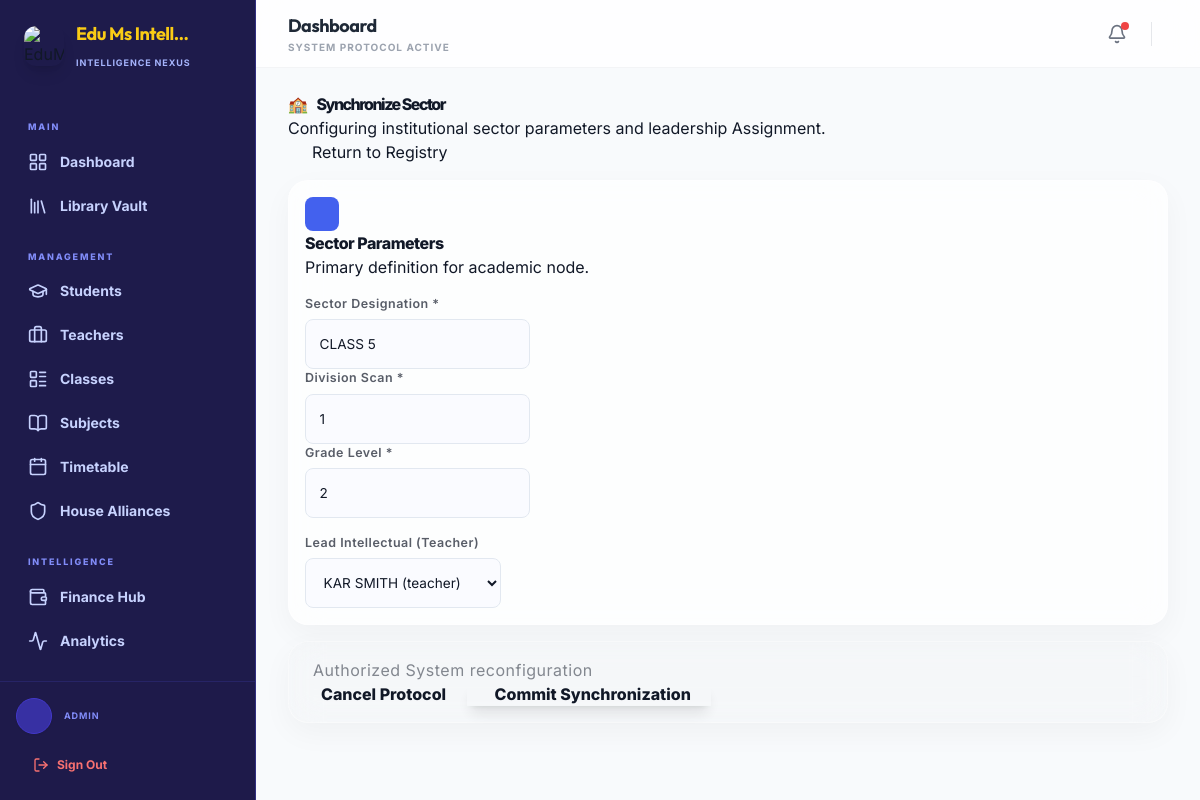
The app's page /admin-dashboard/classes/1/update/ (signed in) with its own data.
### core/models.py (models this page shows, shortened)
class SchoolConfiguration(models.Model):
    name = models.CharField(max_length=200, default="Edu Ms Intelligence")
    motto = models.CharField(max_length=300, blank=True, default="Empowering Future Leaders")
    logo = models.ImageField(upload_to='school/', null=True, blank=True)
    contact_email = models.EmailField(blank=True)
    phone = models.CharField(max_length=20, blank=True)
    address = models.TextField(blank=True)
    current_academic_year = models.CharField(max_length=20, default="2025-2026")
    established_year = models.IntegerField(default=2024)
    active_term = models.ForeignKey(AcademicTerm, on_delete=models.SET_NULL, null=True, blank=True)
    currency_symbol = models.CharField(max_length=10, default="GH₵")
    currency_code = models.CharField(max_length=10, default="GHS")
    class Meta:
        verbose_name = "Institutional Configuration"
        verbose_name_plural = "Institutional Configuration"
    @classmethod
    def get_config(cls):
        obj, created = cls.objects.get_or_create(id=1)
        return obj

class Class(models.Model):
    name = models.CharField(max_length=100)
    section = models.CharField(max_length=10, blank=True)
    grade = models.CharField(max_length=10)
    class_teacher = models.ForeignKey('accounts.User', on_delete=models.SET_NULL, null=True, related_name='class_teacher')
    class Meta:
        indexes = [
            models.Index(fields=['grade']),
        ]

### accounts/models.py (models this page shows)
class User(AbstractUser):
    ROLE_CHOICES = (
        ('admin', 'Admin'),
        ('teacher', 'Teacher'),
        ('student', 'Student'),
        ('parent', 'Parent'),
    )
    GENDER_CHOICES = (
        ('male', 'Male'),
        ('female', 'Female'),
        ('other', 'Other'),
    )
    role = models.CharField(max_length=10, choices=ROLE_CHOICES, default='student')
    gender = models.CharField(max_length=10, choices=GENDER_CHOICES, blank=True, null=True)
    phone = models.CharField(max_length=15, blank=True)
    address = models.TextField(blank=True)
    date_of_birth = models.DateField(null=True, blank=True)
    profile_picture = models.ImageField(upload_to='profiles/', null=True, blank=True)
    has_completed_onboarding = models.BooleanField(default=False)
    badges = models.ManyToManyField(Badge, related_name='users', blank=True)
    def __str__(self):
        return f"{self.get_full_name()} ({self.role})"

### admin_dashboard/views.py (the view)
# urls.py: path('classes/<int:pk>/update/', views.class_update, name='class_update'),
@admin_required
def class_update(request, pk):
    class_obj = get_object_or_404(Class, pk=pk)
    if request.method == 'POST':
        form = ClassForm(request.POST, instance=class_obj)
        if form.is_valid():
            form.save()
            messages.success(request, 'Class updated successfully')
            return redirect('class_list')
    else:
        form = ClassForm(instance=class_obj)
    return render(request, 'admin_dashboard/class_form.html', {'form': form})

### templates/admin_dashboard/class_form.html (shortened to what this page needs)
{% extends 'base.html' %}
{% load widget_tweaks %}
{% block content %}
<div class="row layout-spacing animate-fade-up">
    <div class="col-12 mb-4">
        <div class="d-flex justify-content-between align-items-center mb-4">
            <div>
                <h2 class="fw-800 mb-0" style="letter-spacing: -1.5px; color: var(--text-dark);">
                    <span class="me-2">🏫</span> {% if form.instance.pk %}Synchronize{% else %}Initialize{% endif %} Sector
                </h2>
                <p class="text-muted small mb-0 fw-medium">Configuring institutional sector parameters and leadership Assignment.</p>
            </div>
            <a href="{% url 'class_list' %}" class="btn btn-outline-secondary rounded-pill px-4 fw-bold shadow-none extra-small">
                 Return to Registry
            </a>
        </div>
        <div class="nexus-glass-card p-4">
            <div class="d-flex align-items-center gap-3 mb-4">
                <div class="p-avatar-sm" style="background: var(--p-nexus-primary);">
                </div>
                <div>
                    <h5 class="fw-800 mb-0" style="letter-spacing: -0.5px;">Sector Parameters</h5>
                    <p class="text-muted extra-small mb-0 fw-medium">Primary definition for academic node.</p>
                </div>
            </div>
            <form method="post" id="nexus-form">
                <div class="row g-4">
                    <div class="col-md-4">
                        <div class="field-group">
                            <label class="form-label nexus-label-terminal extra-small text-uppercase opa-7">Sector Designation <span class="text-danger">*</span></label>
                            {% render_field form.name class="form-control nexus-input-terminal px-3 fw-medium" placeholder="e.g. Form 1" style="height: 50px;" %}
                        </div>
                    </div>
                    <div class="col-md-4">
                        <div class="field-group">
                            <label class="form-label nexus-label-terminal extra-small text-uppercase opa-7">Division Scan <span class="text-danger">*</span></label>
                            {% render_field form.section class="form-control nexus-input-terminal px-3 fw-medium" placeholder="e.g. Science, Arts, A, B" style="height: 50px;" %}
                        </div>
                    </div>
                    <div class="col-md-4">
                        <div class="field-group">
                            <label class="form-label nexus-label-terminal extra-small text-uppercase opa-7">Grade Level <span class="text-danger">*</span></label>
                            {% render_field form.grade class="form-control nexus-input-terminal px-3 fw-medium" placeholder="e.g. 1, 2, 9, 10" type="number" style="height: 50px;" %}
                        </div>
                    </div>
                    <div class="col-md-6 mt-4">
                        <div class="field-group">
                            <label class="form-label nexus-label-terminal extra-small text-uppercase opa-7">Lead Intellectual (Teacher)</label>
                            {% render_field form.class_teacher class="form-select nexus-input-terminal px-3 fw-medium" style="height: 50px;" %}
                        </div>
                    </div>
                </div>
            </form>
        </div>
        <div class="nexus-glass-card p-4 mt-4 d-flex justify-content-between align-items-center" style="background: rgba(0,0,0,0.01);">
            <div class="extra-small text-muted fw-bold text-uppercase opa-5" style="letter-spacing: 0.5px;">
                 Authorized System reconfiguration
            </div>
            <div class="d-flex gap-3">
                <a href="{% url 'class_list' %}" class="btn btn-light rounded-pill px-4 fw-800 extra-small">Cancel Protocol</a>
                <button type="submit" form="nexus-form" class="btn btn-primary rounded-pill px-5 fw-800 shadow-lg">
                     Commit Synchronization
                </button>
            </div>
        </div>
    </div>
</div>
{% endblock %}

### templates/base.html (shortened to what this page needs)
<!DOCTYPE html>
<html lang="en" class="h-full bg-gray-50 overflow-x-hidden">
<head>
  <link rel="stylesheet" href="https://cdnjs.cloudflare.com/ajax/libs/animate.css/4.1.1/animate.min.css"/>
  <script src="https://cdn.tailwindcss.com"></script>
  {% load static %}
  <link rel="stylesheet" href="{% static 'css/main.css' %}">
</head>
<body class="h-full font-sans text-gray-900 antialiased overflow-x-hidden">
{% if user.is_authenticated %}
  <div class="flex flex-col min-h-screen">
    <aside class="hidden lg:flex lg:flex-shrink-0 lg:w-64 lg:flex-col lg:fixed lg:inset-y-0 border-r border-indigo-900 bg-indigo-950 z-40">
      <div class="flex flex-col flex-grow pt-5 pb-4 overflow-y-auto">
        <div class="flex items-center flex-shrink-0 px-6 gap-3 mb-6">
          {% if school_config.logo %}
            <img src="{{ school_config.logo.url }}" class="w-10 h-10 rounded-xl shadow-md border border-indigo-800" alt="Logo">
          {% else %}
            <img src="https://i.ibb.co/kVqZ4rt5/Edu-MS-logo-with-educational-symbols.png" class="w-10 h-10 rounded-xl shadow-lg" alt="EduMS Logo">
          {% endif %}
          <div class="min-w-0">
            <span class="font-display font-bold text-lg tracking-tight block truncate text-yellow-400">{{ school_config.name|truncatechars:14 }}</span>
            <span class="text-[9px] font-bold text-indigo-300 uppercase tracking-widest">Intelligence Nexus</span>
          </div>
        </div>
        <nav class="flex-1 px-3 space-y-1 overflow-y-auto mt-2">
          <p class="px-4 pt-4 pb-1 text-[9px] font-extrabold text-indigo-400 uppercase tracking-[0.2em]">Main</p>
          {% if user.role == 'admin' %}
            {% url 'admin_dashboard' as dash_url %}
          {% elif user.role == 'teacher' %}
            {% url 'teacher_dashboard' as dash_url %}
          {% elif user.role == 'parent' %}
            {% url 'guardian_dashboard' as dash_url %}
          {% else %}
            {% url 'student_dashboard' as dash_url %}
          {% endif %}
          <a href="{{ dash_url }}"
             class="group flex items-center px-4 py-2.5 text-sm font-bold rounded-2xl transition-all {% if request.resolver_match.url_name == 'admin_dashboard' or request.resolver_match.url_name == 'teacher_dashboard' or request.resolver_match.url_name == 'student_dashboard' or request.resolver_match.url_name == 'guardian_dashboard' %}bg-indigo-900/60 text-yellow-400 shadow-sm border border-indigo-800/50{% else %}text-indigo-200 hover:bg-white/5 hover:text-white{% endif %}">
            <i data-lucide="layout-grid" class="mr-3 h-5 w-5 flex-shrink-0"></i>
            Dashboard
          </a>
          {% if user.role != 'parent' %}
          <a href="{% if user.role == 'teacher' %}{% url 'teacher_library' %}{% else %}{% url 'student_library' %}{% endif %}"
             class="group flex items-center px-4 py-2.5 text-sm font-bold rounded-2xl transition-all {% if 'library' in request.path %}bg-indigo-900/60 text-yellow-400 shadow-sm border border-indigo-800/50{% else %}text-indigo-200 hover:bg-white/5 hover:text-white{% endif %}">
            <i data-lucide="library" class="mr-3 h-5 w-5 flex-shrink-0"></i>
            Library Vault
          </a>
          {% endif %}
          <p class="px-4 pt-5 pb-1 text-[9px] font-extrabold text-indigo-400 uppercase tracking-[0.2em]">Management</p>
          {% if user.role == 'admin' %}
            <a href="{% url 'student_list' %}" class="group flex items-center px-4 py-2.5 text-sm font-bold rounded-2xl transition-all {% if request.resolver_match.url_name == 'student_list' or request.resolver_match.url_name == 'student_create' or request.resolver_match.url_name == 'student_detail' %}bg-indigo-900/60 text-yellow-400 shadow-sm border border-indigo-800/50{% else %}text-indigo-200 hover:bg-white/5 hover:text-white{% endif %}">
              <i data-lucide="graduation-cap" class="mr-3 h-5 w-5 flex-shrink-0"></i>
              Students
            </a>
            <a href="{% url 'teacher_list' %}" class="group flex items-center px-4 py-2.5 text-sm font-bold rounded-2xl transition-all {% if request.resolver_match.url_name == 'teacher_list' or request.resolver_match.url_name == 'teacher_create' or request.resolver_match.url_name == 'teacher_detail' %}bg-indigo-900/60 text-yellow-400 shadow-sm border border-indigo-800/50{% else %}text-indigo-200 hover:bg-white/5 hover:text-white{% endif %}">
              <i data-lucide="briefcase" class="mr-3 h-5 w-5 flex-shrink-0"></i>
              Teachers
            </a>
            <a href="{% url 'class_list' %}" class="group flex items-center px-4 py-2.5 text-sm font-bold rounded-2xl transition-all {% if request.resolver_match.url_name == 'class_list' or request.resolver_match.url_name == 'class_create' %}bg-indigo-900/60 text-yellow-400 shadow-sm border border-indigo-800/50{% else %}text-indigo-200 hover:bg-white/5 hover:text-white{% endif %}">
              <i data-lucide="layout-list" class="mr-3 h-5 w-5 flex-shrink-0"></i>
              Classes
            </a>
            <a href="{% url 'subject_list' %}" class="group flex items-center px-4 py-2.5 text-sm font-bold rounded-2xl transition-all {% if request.resolver_match.url_name == 'subject_list' or request.resolver_match.url_name == 'subject_create' %}bg-indigo-900/60 text-yellow-400 shadow-sm border border-indigo-800/50{% else %}text-indigo-200 hover:bg-white/5 hover:text-white{% endif %}">
              <i data-lucide="book-open" class="mr-3 h-5 w-5 flex-shrink-0"></i>
              Subjects
            </a>
            <a href="{% url 'manage_timetable' %}" class="group flex items-center px-4 py-2.5 text-sm font-bold rounded-2xl transition-all {% if request.resolver_match.url_name == 'manage_timetable' %}bg-indigo-900/60 text-yellow-400 shadow-sm border border-indigo-800/50{% else %}text-indigo-200 hover:bg-white/5 hover:text-white{% endif %}">
              <i data-lucide="calendar" class="mr-3 h-5 w-5 flex-shrink-0"></i>
              Timetable
            </a>
            <a href="{% url 'manage_houses' %}" class="group flex items-center px-4 py-2.5 text-sm font-bold rounded-2xl transition-all {% if request.resolver_match.url_name == 'manage_houses' %}bg-indigo-900/60 text-yellow-400 shadow-sm border border-indigo-800/50{% else %}text-indigo-200 hover:bg-white/5 hover:text-white{% endif %}">
              <i data-lucide="shield" class="mr-3 h-5 w-5 flex-shrink-0"></i>
              House Alliances
            </a>
          {% endif %}
          <p class="px-4 pt-5 pb-1 text-[9px] font-extrabold text-indigo-400 uppercase tracking-[0.2em]">Intelligence</p>
          {% if user.role == 'admin' %}
            <a href="{% url 'finance:finance_hub' %}" class="group flex items-center px-4 py-2.5 text-sm font-bold rounded-2xl transition-all {% if 'finance' in request.path %}bg-indigo-900/60 text-yellow-400 shadow-sm border border-indigo-800/50{% else %}text-indigo-200 hover:bg-white/5 hover:text-white{% endif %}">
              <i data-lucide="wallet" class="mr-3 h-5 w-5 flex-shrink-0"></i>
              Finance Hub
            </a>
          {% endif %}
          <a href="{% url 'analytics:analytics_dashboard' %}" class="group flex items-center px-4 py-2.5 text-sm font-bold rounded-2xl transition-all {% if 'analytics' in request.path %}bg-indigo-900/60 text-yellow-400 shadow-sm border border-indigo-800/50{% else %}text-indigo-200 hover:bg-white/5 hover:text-white{% endif %}">
            <i data-lucide="activity" class="mr-3 h-5 w-5 flex-shrink-0"></i>
            Analytics
          </a>
        </nav>
      </div>
      <div class="flex-shrink-0 border-t border-indigo-900/50 p-4 space-y-3 bg-indigo-950/50 text-indigo-100">
        <a href="{% url 'profile' %}" class="flex items-center gap-3 group">
          <div class="h-9 w-9 rounded-full bg-indigo-800 border border-indigo-700 text-yellow-400 flex items-center justify-center font-bold uppercase text-sm flex-shrink-0 shadow-sm group-hover:bg-indigo-700 transition-colors">
          </div>
          <div class="min-w-0">
            <p class="text-[9px] font-bold text-indigo-400 uppercase tracking-widest">{{ user.role }}</p>
          </div>
        </a>
        <form method="post" action="{% url 'account_logout' %}" class="w-full">
          <button type="submit" class="flex items-center w-full gap-2 px-4 py-2.5 text-xs font-bold text-red-400 hover:text-red-300 hover:bg-red-900/30 rounded-xl transition-all border border-transparent hover:border-red-900/50">
            <i data-lucide="log-out" class="w-4 h-4"></i>
            Sign Out
          </button>
        </form>
      </div>
    </aside>
    <div class="lg:pl-64 flex flex-col flex-1">
      {% include 'components/header.html' with title=block_title subtitle="System Protocol Active" %}
      <main class="flex-1 pb-32 lg:pb-8 overflow-x-hidden">
        <div class="py-6 px-4 sm:px-6 lg:px-8 max-w-5xl mx-auto overflow-hidden">
          {% block content %}{% endblock %}
        </div>
      </main>
    </div>
  </div>
{% else %}
  <div class="min-h-screen bg-gray-50 font-sans">
    {% block noauth_content %}{% endblock %}
  </div>
{% endif %}
</body>
</html>

### records on screen
SchoolConfiguration: name "Edu Ms Intell…"
User: role "ADMIN"
Class: name "CLASS 5", section "1", grade "2", class_teacher "KAR SMITH (teacher)"

### other values on screen
{{ title|default:"Dashboard" }} "Dashboard"
{{ subtitle|default:"System Protocol Active" }} "SYSTEM PROTOCOL ACTIVE"
